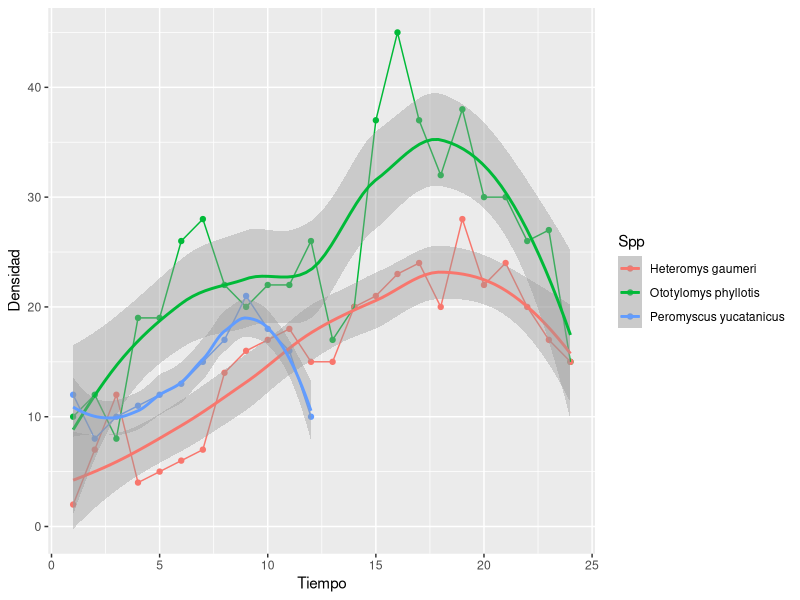

R code for this plot: (Note: this script raises an error after producing the figure.)
df <- read.csv("Data/Rodent-populations-parameters.csv")

library(ggplot2)

ggplot(df, aes(x = Tiempo, y = Densidad, colour = Spp)) + geom_point() + 
  geom_path( ) +
  geom_smooth(method = "loess")

hg <- subset(df, Spp == "Heteromys gaumeri")
oph <- subset(df, Spp == "Ototylomys phyllotis")
py <- subset(df, Spp == "Peromyscus yucatanicus")

hg.e <- subset(hg, Densidad < max(Densidad)/2)
hg.l <- subset(hg, Densidad > max(Densidad)/2)

oph.e <- subset(oph, Densidad < max(Densidad)/2)
oph.l <- subset(oph, Densidad > max(Densidad)/2)

py.e <- subset(py, Densidad < max(Densidad)/2)
py.l <- subset(py, Densidad > max(Densidad)/2)

#capacidad de carga promedio

mean(hg.l$Densidad)
mean(oph.l$Densidad)
mean(py.l$Densidad)

#Tasa de crecimiento

hg.e.dn <- (hg.e$Densidad[-nrow(hg.e)] - hg.e$Densidad[-1])/(hg.e$Tiempo[-nrow(hg.e)]*30 - hg.e$Tiempo[-1]*30)
oph.e.dn <- (oph.e$Densidad[-nrow(oph.e)] - oph.e$Densidad[-1])/(oph.e$Tiempo[-nrow(oph.e)]*30 - oph.e$Tiempo[-1]*30)
py.e.dn <- (py.e$Densidad[-nrow(py.e)] - py.e$Densidad[-1])/(py.e$Tiempo[-nrow(py.e)]*30 - py.e$Tiempo[-1]*30)

mean(hg.e.dn)
mean(oph.e.dn)
mean(py.e.dn)

param <- data.frame(Spp = c("Heteromys gaumeri", "Ototylomys phyllotis", "Peromyscus yucatanicus"),
                    r = c(mean(hg.e.dn),
                          mean(oph.e.dn),
                          mean(py.e.dn)),
                    K = c(mean(hg.l$Densidad),
                          mean(oph.l$Densidad),
                          mean(py.l$Densidad)))
write.csv(param, "Results/Rodent-parameters.csv", row.names = F)
